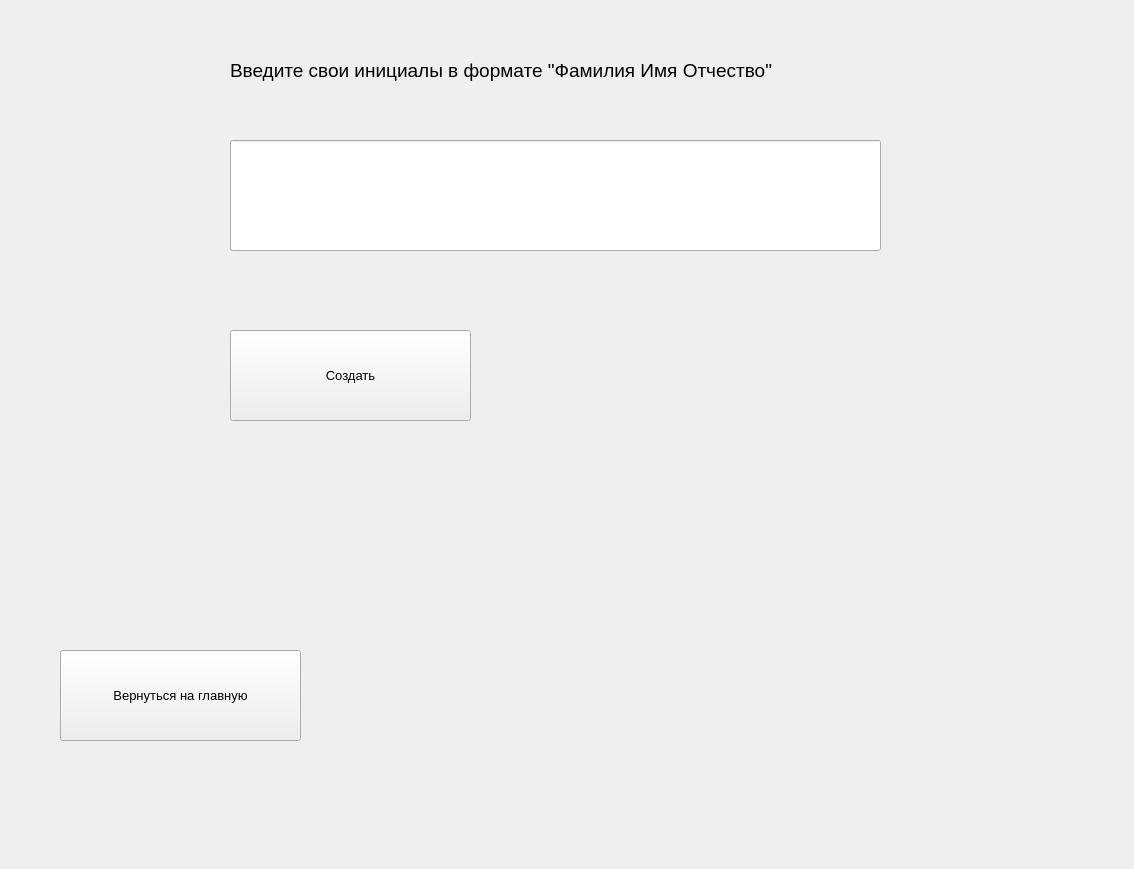
<?xml version="1.0" encoding="UTF-8"?>
<ui version="4.0">
 <class>abs</class>
 <widget class="QWidget" name="abs">
  <property name="geometry">
   <rect>
    <x>0</x>
    <y>0</y>
    <width>1134</width>
    <height>869</height>
   </rect>
  </property>
  <property name="windowTitle">
   <string>Читательский дневник</string>
  </property>
  <widget class="QLineEdit" name="create_text">
   <property name="geometry">
    <rect>
     <x>230</x>
     <y>140</y>
     <width>651</width>
     <height>111</height>
    </rect>
   </property>
   <property name="font">
    <font>
     <pointsize>14</pointsize>
    </font>
   </property>
  </widget>
  <widget class="QLabel" name="label">
   <property name="geometry">
    <rect>
     <x>230</x>
     <y>20</y>
     <width>681</width>
     <height>101</height>
    </rect>
   </property>
   <property name="font">
    <font>
     <pointsize>14</pointsize>
    </font>
   </property>
   <property name="text">
    <string>Введите свои инициалы в формате &quot;Фамилия Имя Отчество&quot;</string>
   </property>
  </widget>
  <widget class="QPushButton" name="create_1">
   <property name="geometry">
    <rect>
     <x>230</x>
     <y>330</y>
     <width>241</width>
     <height>91</height>
    </rect>
   </property>
   <property name="font">
    <font>
     <pointsize>10</pointsize>
    </font>
   </property>
   <property name="text">
    <string>Создать</string>
   </property>
  </widget>
  <widget class="QLabel" name="create_ready">
   <property name="geometry">
    <rect>
     <x>290</x>
     <y>260</y>
     <width>651</width>
     <height>61</height>
    </rect>
   </property>
   <property name="font">
    <font>
     <pointsize>12</pointsize>
    </font>
   </property>
   <property name="text">
    <string/>
   </property>
  </widget>
  <widget class="QPushButton" name="back_to_start">
   <property name="geometry">
    <rect>
     <x>60</x>
     <y>650</y>
     <width>241</width>
     <height>91</height>
    </rect>
   </property>
   <property name="font">
    <font>
     <pointsize>10</pointsize>
    </font>
   </property>
   <property name="text">
    <string>Вернуться на главную</string>
   </property>
  </widget>
 </widget>
 <resources/>
 <connections/>
</ui>
